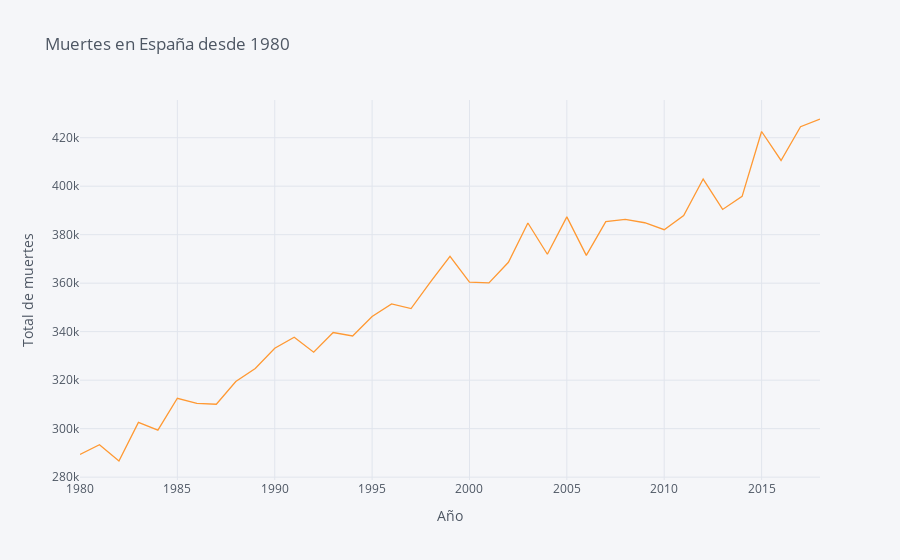

The code cell stored with this chart in its notebook:
### Markdown cell above
### Number of deaths in Spain during the last years

### Code cell
deaths_line = deaths.groupby('Periodo')['Total'].sum().to_frame().reset_index()
deaths_line.iplot(kind='line',
                   x='Periodo',
                   xTitle='Año',
                   yTitle='Total de muertes',
                   title='Muertes en España desde 1980')

### Figure 1 — Plotly figure (JSON) as saved in the notebook; plotly's stock layout.template omitted (floating-point values rounded to 4 significant figures)
{"data": [{"line": {"color": "rgba(255, 153, 51, 1.0)", "dash": "solid", "shape": "linear", "width": 1.3}, "mode": "lines", "name": "Total", "text": "", "type": "scatter", "x": [1980, 1981, 1982, 1983, 1984, 1985, 1986, 1987, 1988, 1989, 1990, 1991, 1992, 1993, 1994, 1995, 1996, 1997, 1998, 1999, 2000, 2001, 2002, 2003, 2004, 2005, 2006, 2007, 2008, 2009, 2010, 2011, 2012, 2013, 2014, 2015, 2016, 2017, 2018], "y": [289344, 293386, 286655, 302569, 299409, 312532, 310413, 310073, 319437, 324796, 333142, 337691, 331515, 339661, 338242, 346227, 351449, 349521, 360511, 371102, 360391, 360131, 368618, 384828, 371934, 387355, 371478, 385361, 386324, 384933, 382047, 387911, 402950, 390419, 395830, 422568, 410611, 424523, 427721]}], "layout": {"autosize": true, "legend": {"bgcolor": "#F5F6F9", "font": {"color": "#4D5663"}}, "paper_bgcolor": "#F5F6F9", "plot_bgcolor": "#F5F6F9", "title": {"font": {"color": "#4D5663"}, "text": "Muertes en España desde 1980"}, "xaxis": {"autorange": true, "gridcolor": "#E1E5ED", "range": [1980, 2018], "showgrid": true, "tickfont": {"color": "#4D5663"}, "title": {"font": {"color": "#4D5663"}, "text": "Año"}, "type": "linear", "zerolinecolor": "#E1E5ED"}, "yaxis": {"autorange": true, "gridcolor": "#E1E5ED", "range": [278818, 435558], "showgrid": true, "tickfont": {"color": "#4D5663"}, "title": {"font": {"color": "#4D5663"}, "text": "Total de muertes"}, "type": "linear", "zerolinecolor": "#E1E5ED"}}}
